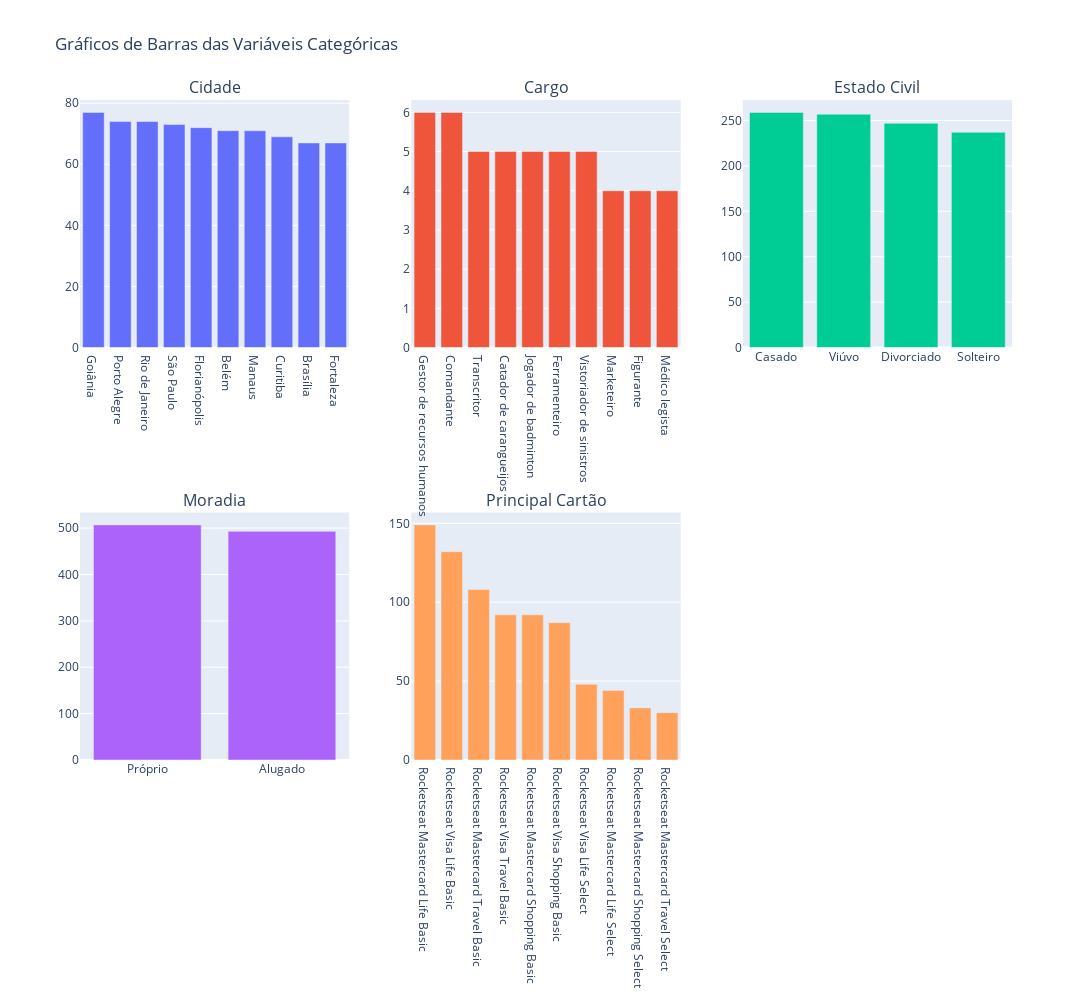

Here is the notebook cell this chart was saved with:
### Markdown cell above
### Gráfico de barras para variáveis categóricas

### Code cell
# Número de colunas desejadas
num_cols = 3

# Calcular o número de linhas necessárias
num_rows = math.ceil(len(cat_vars) / num_cols)

# Criar subplots
fig = make_subplots(rows=num_rows, cols=num_cols, subplot_titles=cat_vars)

# Adicionar histogramas para cada variável numérica
for i, var in enumerate(cat_vars):
  row = (i // num_cols) + 1
  col = (i % num_cols) + 1
  fig.add_trace(
    go.Bar(
      x=df_clientes[var].value_counts().index[:10],
      y=df_clientes[var].value_counts()[:10],
      name=var,
    ),
    row=row, col=col
  )

# Atualizar layout
# Atualizar layout para remover a legenda
fig.update_layout(
  height=500*num_rows,
  width=1200,
  title_text="Gráficos de Barras das Variáveis Categóricas",
  showlegend=False,
)

fig.show()

### Figure 1 — Plotly figure (JSON) as saved in the notebook; plotly's stock layout.template omitted (floating-point values rounded to 4 significant figures)
{"data": [{"name": "Cidade", "type": "bar", "x": ["Goiânia", "Porto Alegre", "Rio de Janeiro", "São Paulo", "Florianópolis", "Belém", "Manaus", "Curitiba", "Brasília", "Fortaleza"], "xaxis": "x", "y": [77, 74, 74, 73, 72, 71, 71, 69, 67, 67], "yaxis": "y"}, {"name": "Cargo", "type": "bar", "x": ["Gestor de recursos humanos", "Comandante", "Transcritor", "Catador de carangueijos", "Jogador de badminton", "Ferramenteiro", "Vistoriador de sinistros", "Marketeiro", "Figurante", "Médico legista"], "xaxis": "x2", "y": [6, 6, 5, 5, 5, 5, 5, 4, 4, 4], "yaxis": "y2"}, {"name": "Estado Civil", "type": "bar", "x": ["Casado", "Viúvo", "Divorciado", "Solteiro"], "xaxis": "x3", "y": [259, 257, 247, 237], "yaxis": "y3"}, {"name": "Moradia", "type": "bar", "x": ["Próprio", "Alugado"], "xaxis": "x4", "y": [507, 493], "yaxis": "y4"}, {"name": "Principal Cartão", "type": "bar", "x": ["Rocketseat Mastercard Life Basic", "Rocketseat Visa Life Basic", "Rocketseat Mastercard Travel Basic", "Rocketseat Visa Travel Basic", "Rocketseat Mastercard Shopping Basic", "Rocketseat Visa Shopping Basic", "Rocketseat Visa Life Select", "Rocketseat Mastercard Life Select", "Rocketseat Mastercard Shopping Select", "Rocketseat Mastercard Travel Select"], "xaxis": "x5", "y": [149, 132, 108, 92, 92, 87, 48, 44, 33, 30], "yaxis": "y5"}], "layout": {"annotations": [{"font": {"size": 16}, "showarrow": false, "text": "Cidade", "x": 0.1444, "xanchor": "center", "xref": "paper", "y": 1, "yanchor": "bottom", "yref": "paper"}, {"font": {"size": 16}, "showarrow": false, "text": "Cargo", "x": 0.5, "xanchor": "center", "xref": "paper", "y": 1, "yanchor": "bottom", "yref": "paper"}, {"font": {"size": 16}, "showarrow": false, "text": "Estado Civil", "x": 0.8556, "xanchor": "center", "xref": "paper", "y": 1, "yanchor": "bottom", "yref": "paper"}, {"font": {"size": 16}, "showarrow": false, "text": "Moradia", "x": 0.1444, "xanchor": "center", "xref": "paper", "y": 0.375, "yanchor": "bottom", "yref": "paper"}, {"font": {"size": 16}, "showarrow": false, "text": "Principal Cartão", "x": 0.5, "xanchor": "center", "xref": "paper", "y": 0.375, "yanchor": "bottom", "yref": "paper"}], "height": 1000, "showlegend": false, "title": {"text": "Gráficos de Barras das Variáveis Categóricas"}, "width": 1200, "xaxis": {"anchor": "y", "domain": [0, 0.2889]}, "xaxis2": {"anchor": "y2", "domain": [0.3556, 0.6444]}, "xaxis3": {"anchor": "y3", "domain": [0.7111, 1]}, "xaxis4": {"anchor": "y4", "domain": [0, 0.2889]}, "xaxis5": {"anchor": "y5", "domain": [0.3556, 0.6444]}, "xaxis6": {"anchor": "y6", "domain": [0.7111, 1]}, "yaxis": {"anchor": "x", "domain": [0.625, 1]}, "yaxis2": {"anchor": "x2", "domain": [0.625, 1]}, "yaxis3": {"anchor": "x3", "domain": [0.625, 1]}, "yaxis4": {"anchor": "x4", "domain": [0, 0.375]}, "yaxis5": {"anchor": "x5", "domain": [0, 0.375]}, "yaxis6": {"anchor": "x6", "domain": [0, 0.375]}}}
